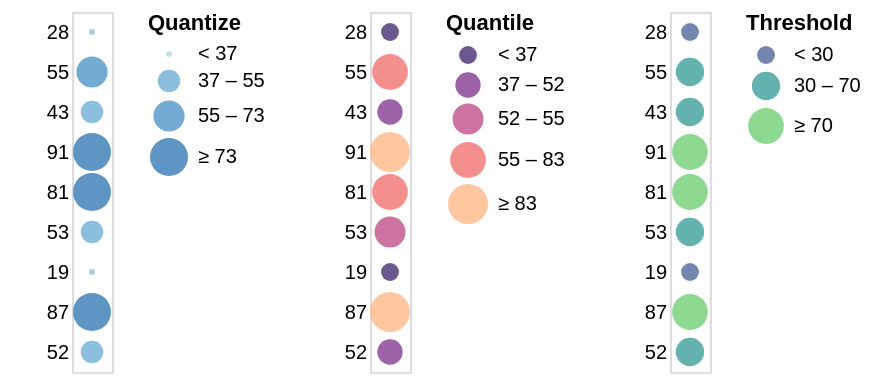

Vega-Lite specification for this chart:
### Vega specification from a JSON file in a GitHub repository (floating-point values rounded to 4 significant figures)
{"$schema": "https://vega.github.io/schema/vega/v5.json", "description": "Horizontally concatenated charts that show different types of discretizing scales.", "autosize": "pad", "padding": 5, "data": [{"name": "source_0", "values": [{"a": "A", "b": 28}, {"a": "B", "b": 55}, {"a": "C", "b": 43}, {"a": "D", "b": 91}, {"a": "E", "b": 81}, {"a": "F", "b": 53}, {"a": "G", "b": 19}, {"a": "H", "b": 87}, {"a": "I", "b": 52}]}], "signals": [{"name": "concat_0_width", "value": 20}, {"name": "concat_0_y_step", "value": 20}, {"name": "concat_0_height", "update": "bandspace(domain('concat_0_y').length, 1, 0.5) * concat_0_y_step"}, {"name": "concat_1_width", "value": 20}, {"name": "concat_1_y_step", "value": 20}, {"name": "concat_1_height", "update": "bandspace(domain('concat_1_y').length, 1, 0.5) * concat_1_y_step"}, {"name": "concat_2_width", "value": 20}, {"name": "concat_2_y_step", "value": 20}, {"name": "concat_2_height", "update": "bandspace(domain('concat_2_y').length, 1, 0.5) * concat_2_y_step"}], "layout": {"padding": {"row": 20, "column": 20}, "bounds": "full", "align": "each"}, "marks": [{"type": "group", "name": "concat_0_group", "style": "cell", "encode": {"update": {"width": {"signal": "concat_0_width"}, "height": {"signal": "concat_0_height"}}}, "signals": [{"name": "width", "update": "concat_0_width"}], "marks": [{"name": "concat_0_marks", "type": "symbol", "style": ["circle"], "from": {"data": "source_0"}, "encode": {"update": {"opacity": {"value": 0.7}, "fill": [{"test": "datum[\"b\"] === null || isNaN(datum[\"b\"])", "value": null}, {"scale": "concat_0_color", "field": "b"}], "tooltip": {"signal": "{\"b\": ''+datum[\"b\"], \"Quantize\": format(datum[\"b\"], \"\")}"}, "x": {"signal": "concat_0_width", "mult": 0.5}, "y": {"scale": "concat_0_y", "field": "b"}, "size": {"scale": "concat_0_size", "field": "b"}, "shape": {"value": "circle"}}}}], "axes": [{"scale": "concat_0_y", "orient": "left", "grid": false, "domain": false, "ticks": false, "zindex": 1}], "legends": [{"title": "Quantize", "fill": "concat_0_color", "gradientLength": {"signal": "clamp(concat_0_height, 64, 200)"}, "encode": {"symbols": {"update": {"shape": {"value": "circle"}, "opacity": {"value": 0.7}}}}, "size": "concat_0_size"}]}, {"type": "group", "name": "concat_1_group", "style": "cell", "encode": {"update": {"width": {"signal": "concat_1_width"}, "height": {"signal": "concat_1_height"}}}, "signals": [{"name": "width", "update": "concat_1_width"}], "marks": [{"name": "concat_1_marks", "type": "symbol", "style": ["circle"], "from": {"data": "source_0"}, "encode": {"update": {"opacity": {"value": 0.7}, "fill": [{"test": "datum[\"b\"] === null || isNaN(datum[\"b\"])", "value": null}, {"scale": "concat_1_color", "field": "b"}], "tooltip": {"signal": "{\"b\": ''+datum[\"b\"], \"Quantile\": format(datum[\"b\"], \"d\")}"}, "x": {"signal": "concat_1_width", "mult": 0.5}, "y": {"scale": "concat_1_y", "field": "b"}, "size": {"scale": "concat_1_size", "field": "b"}, "shape": {"value": "circle"}}}}], "axes": [{"scale": "concat_1_y", "orient": "left", "grid": false, "domain": false, "ticks": false, "zindex": 1}], "legends": [{"format": "d", "title": "Quantile", "fill": "concat_1_color", "gradientLength": {"signal": "clamp(concat_1_height, 64, 200)"}, "labelOverlap": "greedy", "encode": {"symbols": {"update": {"shape": {"value": "circle"}, "opacity": {"value": 0.7}}}}, "size": "concat_1_size"}]}, {"type": "group", "name": "concat_2_group", "style": "cell", "encode": {"update": {"width": {"signal": "concat_2_width"}, "height": {"signal": "concat_2_height"}}}, "signals": [{"name": "width", "update": "concat_2_width"}], "marks": [{"name": "concat_2_marks", "type": "symbol", "style": ["circle"], "from": {"data": "source_0"}, "encode": {"update": {"opacity": {"value": 0.7}, "fill": [{"test": "datum[\"b\"] === null || isNaN(datum[\"b\"])", "value": null}, {"scale": "concat_2_color", "field": "b"}], "tooltip": {"signal": "{\"b\": ''+datum[\"b\"], \"Threshold\": format(datum[\"b\"], \"\")}"}, "x": {"signal": "concat_2_width", "mult": 0.5}, "y": {"scale": "concat_2_y", "field": "b"}, "size": {"scale": "concat_2_size", "field": "b"}, "shape": {"value": "circle"}}}}], "axes": [{"scale": "concat_2_y", "orient": "left", "grid": false, "domain": false, "ticks": false, "zindex": 1}], "legends": [{"title": "Threshold", "fill": "concat_2_color", "gradientLength": {"signal": "clamp(concat_2_height, 64, 200)"}, "labelOverlap": "greedy", "encode": {"symbols": {"update": {"shape": {"value": "circle"}, "opacity": {"value": 0.7}}}}, "size": "concat_2_size"}]}], "scales": [{"name": "concat_0_y", "type": "point", "domain": {"data": "source_0", "field": "b"}, "range": {"step": {"signal": "concat_0_y_step"}}, "padding": 0.5}, {"name": "concat_0_color", "type": "quantize", "domain": {"data": "source_0", "field": "b"}, "range": "ramp", "zero": true, "interpolate": "hcl"}, {"name": "concat_0_size", "type": "quantize", "domain": {"data": "source_0", "field": "b"}, "range": {"signal": "sequence(9, 361 + (361 - 9) / (4 - 1), (361 - 9) / (4 - 1))"}, "zero": false}, {"name": "concat_1_y", "type": "point", "domain": {"data": "source_0", "field": "b"}, "range": {"step": {"signal": "concat_1_y_step"}}, "padding": 0.5}, {"name": "concat_1_color", "type": "quantile", "domain": {"data": "source_0", "field": "b"}, "range": {"scheme": "magma"}, "interpolate": "hcl"}, {"name": "concat_1_size", "type": "quantile", "domain": {"data": "source_0", "field": "b"}, "range": [80, 160, 240, 320, 400]}, {"name": "concat_2_y", "type": "point", "domain": {"data": "source_0", "field": "b"}, "range": {"step": {"signal": "concat_2_y_step"}}, "padding": 0.5}, {"name": "concat_2_color", "type": "threshold", "domain": [30, 70], "range": {"scheme": "viridis"}, "interpolate": "hcl"}, {"name": "concat_2_size", "type": "threshold", "domain": [30, 70], "range": [80, 200, 320]}], "config": {"axisY": {"minExtent": 30}}}
